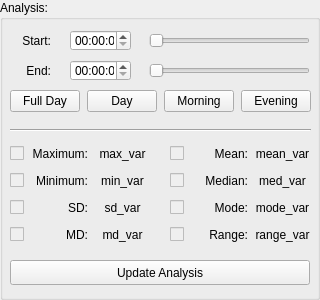
             <widget class="QGroupBox" name="analysis_groupBox">
              <property name="minimumSize">
               <size>
                <width>320</width>
                <height>300</height>
               </size>
              </property>
              <property name="maximumSize">
               <size>
                <width>320</width>
                <height>300</height>
               </size>
              </property>
              <property name="sizeIncrement">
               <size>
                <width>0</width>
                <height>0</height>
               </size>
              </property>
              <property name="title">
               <string>Analysis:</string>
              </property>
              <widget class="QTimeEdit" name="start_timeEdit">
               <property name="geometry">
                <rect>
                 <x>70</x>
                 <y>30</y>
                 <width>61</width>
                 <height>21</height>
                </rect>
               </property>
               <property name="toolTip">
                <string>Start time over which statistics calculated.</string>
               </property>
               <property name="alignment">
                <set>Qt::AlignCenter</set>
               </property>
              </widget>
              <widget class="QLabel" name="end_label">
               <property name="geometry">
                <rect>
                 <x>20</x>
                 <y>60</y>
                 <width>31</width>
                 <height>21</height>
                </rect>
               </property>
               <property name="text">
                <string>End:</string>
               </property>
               <property name="alignment">
                <set>Qt::AlignRight|Qt::AlignTrailing|Qt::AlignVCenter</set>
               </property>
              </widget>
              <widget class="QLabel" name="start_label">
               <property name="geometry">
                <rect>
                 <x>20</x>
                 <y>30</y>
                 <width>31</width>
                 <height>21</height>
                </rect>
               </property>
               <property name="text">
                <string>Start:</string>
               </property>
               <property name="alignment">
                <set>Qt::AlignRight|Qt::AlignTrailing|Qt::AlignVCenter</set>
               </property>
              </widget>
              <widget class="QTimeEdit" name="end_timeEdit">
               <property name="geometry">
                <rect>
                 <x>70</x>
                 <y>60</y>
                 <width>61</width>
                 <height>21</height>
                </rect>
               </property>
               <property name="toolTip">
                <string>End time over which statistics calculated.</string>
               </property>
               <property name="alignment">
                <set>Qt::AlignCenter</set>
               </property>
              </widget>
              <widget class="QSlider" name="end_horizontalSlider">
               <property name="geometry">
                <rect>
                 <x>149</x>
                 <y>60</y>
                 <width>161</width>
                 <height>22</height>
                </rect>
               </property>
               <property name="focusPolicy">
                <enum>Qt::NoFocus</enum>
               </property>
               <property name="orientation">
                <enum>Qt::Horizontal</enum>
               </property>
              </widget>
              <widget class="QSlider" name="start_horizontalSlider">
               <property name="geometry">
                <rect>
                 <x>149</x>
                 <y>30</y>
                 <width>161</width>
                 <height>22</height>
                </rect>
               </property>
               <property name="focusPolicy">
                <enum>Qt::NoFocus</enum>
               </property>
               <property name="orientation">
                <enum>Qt::Horizontal</enum>
               </property>
              </widget>
              <widget class="Line" name="line_3">
               <property name="geometry">
                <rect>
                 <x>10</x>
                 <y>120</y>
                 <width>301</width>
                 <height>20</height>
                </rect>
               </property>
               <property name="orientation">
                <enum>Qt::Horizontal</enum>
               </property>
              </widget>
              <widget class="QWidget" name="horizontalLayoutWidget">
               <property name="geometry">
                <rect>
                 <x>10</x>
                 <y>90</y>
                 <width>303</width>
                 <height>31</height>
                </rect>
               </property>
               <layout class="QHBoxLayout" name="horizontalLayout_3">
                <property name="spacing">
                 <number>7</number>
                </property>
                <property name="sizeConstraint">
                 <enum>QLayout::SetFixedSize</enum>
                </property>
                <item>
                 <widget class="QPushButton" name="fullday_pushButton">
                  <property name="minimumSize">
                   <size>
                    <width>70</width>
                    <height>0</height>
                   </size>
                  </property>
                  <property name="maximumSize">
                   <size>
                    <width>70</width>
                    <height>16777215</height>
                   </size>
                  </property>
                  <property name="toolTip">
                   <string>Start: End:</string>
                  </property>
                  <property name="text">
                   <string>Full Day</string>
                  </property>
                 </widget>
                </item>
                <item>
                 <widget class="QPushButton" name="day_pushButton">
                  <property name="minimumSize">
                   <size>
                    <width>70</width>
                    <height>0</height>
                   </size>
                  </property>
                  <property name="maximumSize">
                   <size>
                    <width>70</width>
                    <height>16777215</height>
                   </size>
                  </property>
                  <property name="toolTip">
                   <string>Start: End:</string>
                  </property>
                  <property name="text">
                   <string>Day</string>
                  </property>
                 </widget>
                </item>
                <item>
                 <widget class="QPushButton" name="morning_pushButton">
                  <property name="minimumSize">
                   <size>
                    <width>70</width>
                    <height>0</height>
                   </size>
                  </property>
                  <property name="maximumSize">
                   <size>
                    <width>70</width>
                    <height>16777215</height>
                   </size>
                  </property>
                  <property name="toolTip">
                   <string>Start: End:</string>
                  </property>
                  <property name="text">
                   <string>Morning</string>
                  </property>
                 </widget>
                </item>
                <item>
                 <widget class="QPushButton" name="evening_pushButton">
                  <property name="minimumSize">
                   <size>
                    <width>70</width>
                    <height>0</height>
                   </size>
                  </property>
                  <property name="maximumSize">
                   <size>
                    <width>70</width>
                    <height>16777215</height>
                   </size>
                  </property>
                  <property name="toolTip">
                   <string>Start: End:</string>
                  </property>
                  <property name="text">
                   <string>Evening</string>
                  </property>
                 </widget>
                </item>
               </layout>
              </widget>
              <widget class="QWidget" name="gridLayoutWidget">
               <property name="geometry">
                <rect>
                 <x>10</x>
                 <y>140</y>
                 <width>141</width>
                 <height>110</height>
                </rect>
               </property>
               <layout class="QGridLayout" name="gridLayout">
                <item row="0" column="0">
                 <widget class="QCheckBox" name="max_checkBox">
                  <property name="enabled">
                   <bool>false</bool>
                  </property>
                  <property name="text">
                   <string/>
                  </property>
                 </widget>
                </item>
                <item row="1" column="0">
                 <widget class="QCheckBox" name="min_checkBox">
                  <property name="enabled">
                   <bool>false</bool>
                  </property>
                  <property name="text">
                   <string/>
                  </property>
                 </widget>
                </item>
                <item row="0" column="1">
                 <widget class="QLabel" name="max_label">
                  <property name="text">
                   <string>Maximum:</string>
                  </property>
                  <property name="alignment">
                   <set>Qt::AlignRight|Qt::AlignTrailing|Qt::AlignVCenter</set>
                  </property>
                 </widget>
                </item>
                <item row="1" column="2">
                 <widget class="QLabel" name="min_var_label">
                  <property name="text">
                   <string>min_var</string>
                  </property>
                  <property name="alignment">
                   <set>Qt::AlignCenter</set>
                  </property>
                 </widget>
                </item>
                <item row="1" column="1">
                 <widget class="QLabel" name="min_label">
                  <property name="text">
                   <string>Minimum:</string>
                  </property>
                  <property name="alignment">
                   <set>Qt::AlignRight|Qt::AlignTrailing|Qt::AlignVCenter</set>
                  </property>
                 </widget>
                </item>
                <item row="0" column="2">
                 <widget class="QLabel" name="max_var_label">
                  <property name="text">
                   <string>max_var</string>
                  </property>
                  <property name="alignment">
                   <set>Qt::AlignCenter</set>
                  </property>
                 </widget>
                </item>
                <item row="3" column="2">
                 <widget class="QLabel" name="md_var_label">
                  <property name="text">
                   <string>md_var</string>
                  </property>
                  <property name="alignment">
                   <set>Qt::AlignCenter</set>
                  </property>
                 </widget>
                </item>
                <item row="3" column="1">
                 <widget class="QLabel" name="md_label_2">
                  <property name="text">
                   <string>MD:</string>
                  </property>
                  <property name="alignment">
                   <set>Qt::AlignRight|Qt::AlignTrailing|Qt::AlignVCenter</set>
                  </property>
                 </widget>
                </item>
                <item row="3" column="0">
                 <widget class="QCheckBox" name="md_checkBox">
                  <property name="enabled">
                   <bool>false</bool>
                  </property>
                  <property name="text">
                   <string/>
                  </property>
                 </widget>
                </item>
                <item row="2" column="0">
                 <widget class="QCheckBox" name="sd_checkBox">
                  <property name="enabled">
                   <bool>false</bool>
                  </property>
                  <property name="sizePolicy">
                   <sizepolicy hsizetype="Fixed" vsizetype="Fixed">
                    <horstretch>0</horstretch>
                    <verstretch>0</verstretch>
                   </sizepolicy>
                  </property>
                  <property name="text">
                   <string/>
                  </property>
                 </widget>
                </item>
                <item row="2" column="1">
                 <widget class="QLabel" name="sd_label_2">
                  <property name="text">
                   <string>SD:</string>
                  </property>
                  <property name="alignment">
                   <set>Qt::AlignRight|Qt::AlignTrailing|Qt::AlignVCenter</set>
                  </property>
                 </widget>
                </item>
                <item row="2" column="2">
                 <widget class="QLabel" name="sd_var_label">
                  <property name="text">
                   <string>sd_var</string>
                  </property>
                  <property name="alignment">
                   <set>Qt::AlignCenter</set>
                  </property>
                 </widget>
                </item>
               </layout>
              </widget>
              <widget class="QPushButton" name="update_analysis_pushButton">
               <property name="enabled">
                <bool>true</bool>
               </property>
               <property name="geometry">
                <rect>
                 <x>10</x>
                 <y>260</y>
                 <width>300</width>
                 <height>25</height>
                </rect>
               </property>
               <property name="minimumSize">
                <size>
                 <width>300</width>
                 <height>25</height>
                </size>
               </property>
               <property name="maximumSize">
                <size>
                 <width>140</width>
                 <height>25</height>
                </size>
               </property>
               <property name="font">
                <font>
                 <weight>50</weight>
                 <bold>false</bold>
                </font>
               </property>
               <property name="layoutDirection">
                <enum>Qt::LeftToRight</enum>
               </property>
               <property name="text">
                <string>Update Analysis</string>
               </property>
              </widget>
              <widget class="QWidget" name="gridLayoutWidget_2">
               <property name="geometry">
                <rect>
                 <x>170</x>
                 <y>140</y>
                 <width>141</width>
                 <height>110</height>
                </rect>
               </property>
               <layout class="QGridLayout" name="gridLayout_4">
                <item row="0" column="2">
                 <widget class="QLabel" name="mean_var_label">
                  <property name="text">
                   <string>mean_var</string>
                  </property>
                  <property name="alignment">
                   <set>Qt::AlignCenter</set>
                  </property>
                 </widget>
                </item>
                <item row="0" column="1">
                 <widget class="QLabel" name="mean_label">
                  <property name="text">
                   <string>Mean:</string>
                  </property>
                  <property name="alignment">
                   <set>Qt::AlignRight|Qt::AlignTrailing|Qt::AlignVCenter</set>
                  </property>
                 </widget>
                </item>
                <item row="0" column="0">
                 <widget class="QCheckBox" name="mean_checkBox">
                  <property name="enabled">
                   <bool>false</bool>
                  </property>
                  <property name="sizePolicy">
                   <sizepolicy hsizetype="Fixed" vsizetype="Fixed">
                    <horstretch>0</horstretch>
                    <verstretch>0</verstretch>
                   </sizepolicy>
                  </property>
                  <property name="text">
                   <string/>
                  </property>
                 </widget>
                </item>
                <item row="2" column="2">
                 <widget class="QLabel" name="mode_var_label">
                  <property name="text">
                   <string>mode_var</string>
                  </property>
                  <property name="alignment">
                   <set>Qt::AlignCenter</set>
                  </property>
                 </widget>
                </item>
                <item row="1" column="1">
                 <widget class="QLabel" name="median_label">
                  <property name="text">
                   <string>Median:</string>
                  </property>
                  <property name="alignment">
                   <set>Qt::AlignRight|Qt::AlignTrailing|Qt::AlignVCenter</set>
                  </property>
                 </widget>
                </item>
                <item row="1" column="0">
                 <widget class="QCheckBox" name="median_checkBox">
                  <property name="enabled">
                   <bool>false</bool>
                  </property>
                  <property name="text">
                   <string/>
                  </property>
                 </widget>
                </item>
                <item row="2" column="1">
                 <widget class="QLabel" name="mode_label">
                  <property name="text">
                   <string>Mode:</string>
                  </property>
                  <property name="alignment">
                   <set>Qt::AlignRight|Qt::AlignTrailing|Qt::AlignVCenter</set>
                  </property>
                 </widget>
                </item>
                <item row="2" column="0">
                 <widget class="QCheckBox" name="mode_checkBox">
                  <property name="enabled">
                   <bool>false</bool>
                  </property>
                  <property name="text">
                   <string/>
                  </property>
                 </widget>
                </item>
                <item row="1" column="2">
                 <widget class="QLabel" name="median_var_label">
                  <property name="text">
                   <string>med_var</string>
                  </property>
                  <property name="alignment">
                   <set>Qt::AlignCenter</set>
                  </property>
                 </widget>
                </item>
                <item row="3" column="0">
                 <widget class="QCheckBox" name="range_checkBox">
                  <property name="enabled">
                   <bool>false</bool>
                  </property>
                  <property name="text">
                   <string/>
                  </property>
                 </widget>
                </item>
                <item row="3" column="1">
                 <widget class="QLabel" name="range_label">
                  <property name="text">
                   <string>Range:</string>
                  </property>
                  <property name="alignment">
                   <set>Qt::AlignRight|Qt::AlignTrailing|Qt::AlignVCenter</set>
                  </property>
                 </widget>
                </item>
                <item row="3" column="2">
                 <widget class="QLabel" name="range_var_label">
                  <property name="text">
                   <string>range_var</string>
                  </property>
                  <property name="alignment">
                   <set>Qt::AlignCenter</set>
                  </property>
                 </widget>
                </item>
               </layout>
              </widget>
             </widget>
